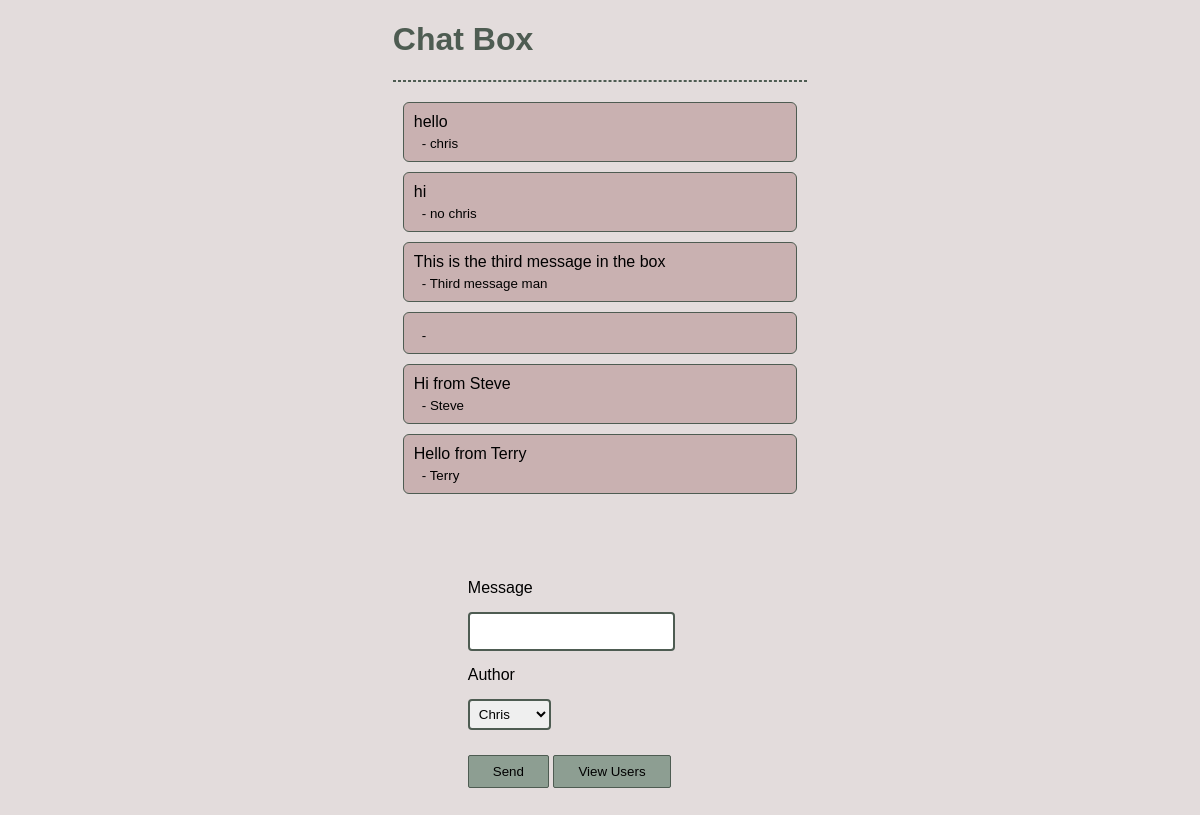
The app's page /, older data.
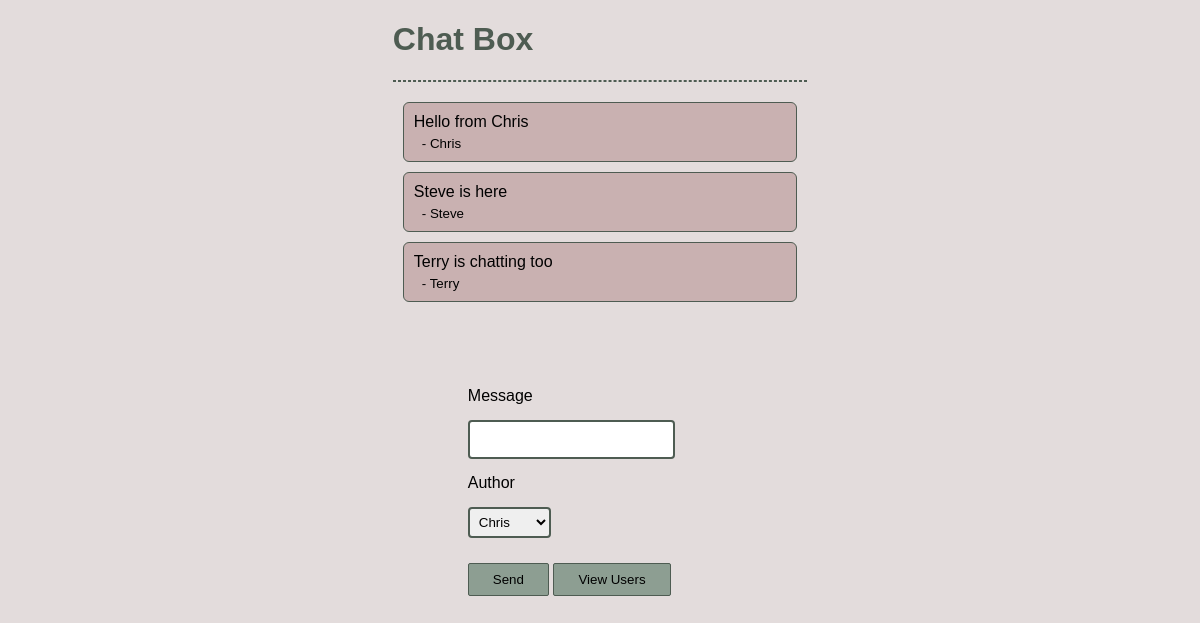
The same page, newer data.
### userlist_app/models.py (models this page shows, shortened)
class ChatMessage(models.Model):
    author = models.CharField(max_length=80, null=False)
    message = models.CharField(max_length=400, null=False)

### userlist_app/views.py (the view, shortened to what this page needs)
# urls.py: path('', views.chat_box, name='chat_box'),
def chat_box(request):
    chat_messages = ChatMessage.objects.all()
    all_users = User.objects.all()
    return render(request, 'chat_box.html', {
        'chat_messages': chat_messages,
        'all_users': all_users,
    })

### userlist_app/templates/chat_box.html (shortened to what this page needs)
{% extends "public_template.html" %}
{% block main %}
<div class="container">
    <h1>Chat Box</h1>
    <hr>
    <div class="row-chat">
        <div class="col-chat">
            {% for message_item in chat_messages %}
            <div class="row-message">
                <div class="col-message">
                    <div class="message">
                        {{ message_item.message }}
                    </div>
                    <div class="author">
                        - {{ message_item.author }}
                    </div>
                </div>
            </div>
            {% endfor %}
        </div>
    </div>
    <div class="row">
        <div class="col">
            <form action="{% url 'chat_box' %}" method="POST">
                <div class="form-group">
                <label>Message</label>
                <input type="text" class="form-control" id="message" name="message">
                </div>
                <div class="form-group">
                <label>Author</label>
                <select class="form-control" id="author" name="author">
                    {% for user in all_users %}
                    <option value="{{ user.firstname }}">{{ user.firstname }}</option>
                    {% endfor %}
                </select>
                </div>
                <button type="submit">Send</button>
                <a href="/user_list"><button type="button">View Users</button></a>
            </form>
        </div>
    </div>
</div>
{% endblock %}

Row changes from the older to the newer data that the page shows:
removed ChatMessage: message "hello", author "chris"
removed ChatMessage: message "hi", author "no chris"
removed ChatMessage: message "This is the third message in the box", author "Third message man"
removed ChatMessage: message "Hi from Steve", author "Steve"
removed ChatMessage: message "Hello from Terry", author "Terry"
added ChatMessage: message "Hello from Chris", author "Chris"
added ChatMessage: message "Steve is here", author "Steve"
added ChatMessage: message "Terry is chatting too", author "Terry"
